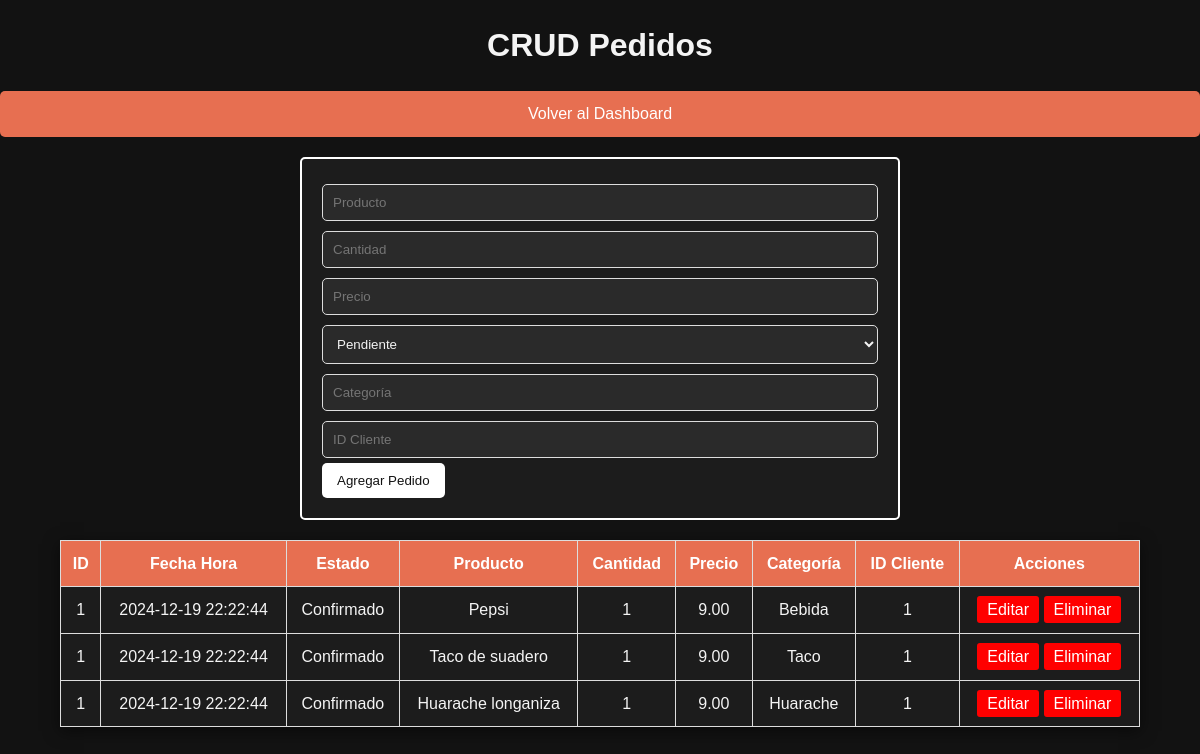
Before: /antjitos-admin/pedidos_crud.php with the older database file.
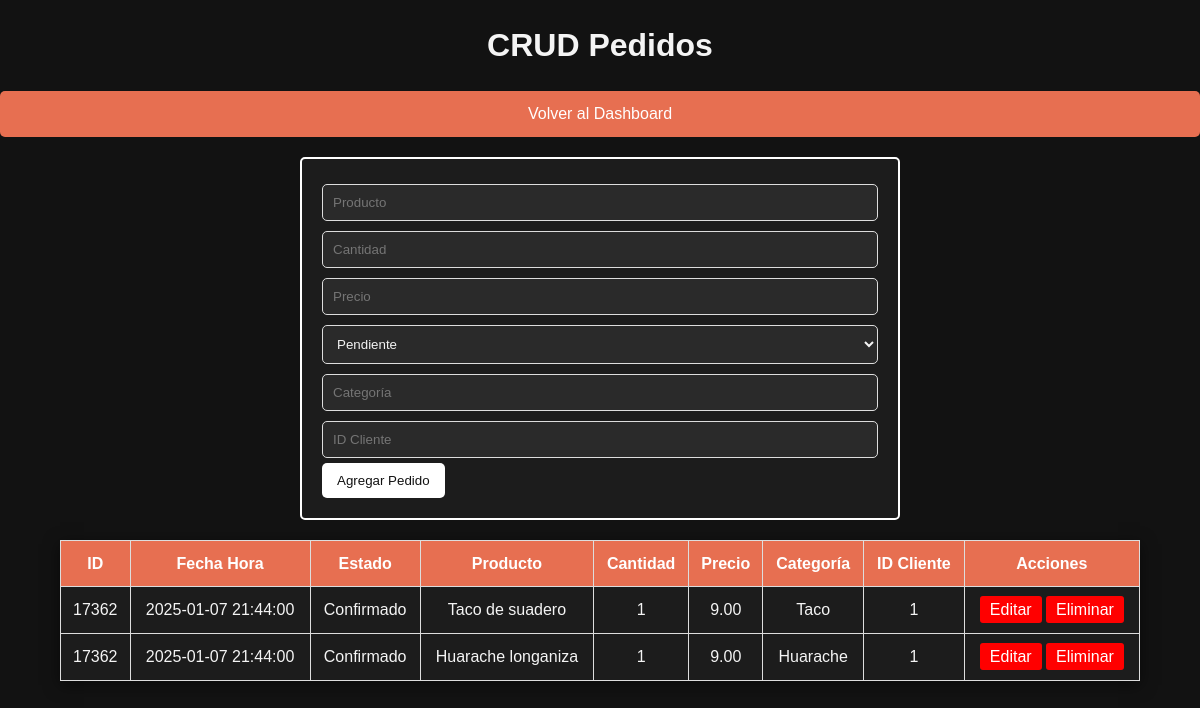
After: the same page with the newer database file.
### tables this page shows
CREATE TABLE `detalle_pedido` (
  `id_detalle` int(11) NOT NULL,
  `id_pedido` int(11) NOT NULL,
  `producto_id` int(11) NOT NULL,
  `nombre_producto` varchar(255) NOT NULL,
  `cantidad` int(11) NOT NULL,
  `precio` decimal(10,2) NOT NULL,
  `categoria` enum('Bebida','Taco','Huarache') NOT NULL
);

CREATE TABLE `pedidos` (
  `id_pedido` int(11) NOT NULL,
  `fecha_hora` datetime NOT NULL DEFAULT current_timestamp(),
  `estado` enum('Pendiente','Confirmado','Cancelado') NOT NULL DEFAULT 'Pendiente',
  `id_cliente` int(11) NOT NULL
);

### antjitos-admin/pedidos_crud.php (the view, shortened to what this page needs)
<?php
include 'db_connection.php';
$updateData = null;
$result = $conn->query("
    SELECT
        p.id_pedido, p.fecha_hora, p.estado, p.id_cliente,
        dp.nombre_producto, dp.cantidad, dp.precio, dp.categoria
    FROM pedidos p
    LEFT JOIN detalle_pedido dp ON p.id_pedido = dp.id_pedido
");
?>
<!DOCTYPE html>
<html lang="es">
<head>
</head>
<body>
    <h1>CRUD Pedidos</h1>
    <a href="dashboard.html" class="dashboard-button">Volver al Dashboard</a>
    <div class="form-container">
        <form method="POST">
            <?php if ($updateData): ?>
                <input type="hidden" name="id_pedido" value="<?= $updateData['id_pedido'] ?>">
                <input type="text" name="nombre_producto" placeholder="Producto" value="<?= htmlspecialchars($updateData['nombre_producto']) ?>" required>
                <input type="number" name="cantidad" placeholder="Cantidad" value="<?= $updateData['cantidad'] ?>" required>
                <input type="number" step="0.01" name="precio" placeholder="Precio" value="<?= $updateData['precio'] ?>" required>
                <select name="estado" required>
                    <option value="Pendiente" <?= $updateData['estado'] == 'Pendiente' ? 'selected' : '' ?>>Pendiente</option>
                    <option value="Confirmado" <?= $updateData['estado'] == 'Confirmado' ? 'selected' : '' ?>>Confirmado</option>
                    <option value="Cancelado" <?= $updateData['estado'] == 'Cancelado' ? 'selected' : '' ?>>Cancelado</option>
                </select>
                <input type="text" name="categoria" placeholder="Categoría" value="<?= htmlspecialchars($updateData['categoria']) ?>" required>
                <input type="number" name="id_cliente" placeholder="ID Cliente" value="<?= $updateData['id_cliente'] ?>" required>
                <button type="submit" name="update">Actualizar Pedido</button>
            <?php else: ?>
                <input type="text" name="nombre_producto" placeholder="Producto" required>
                <input type="number" name="cantidad" placeholder="Cantidad" required>
                <input type="number" step="0.01" name="precio" placeholder="Precio" required>
                <select name="estado" required>
                    <option value="Pendiente">Pendiente</option>
                </select>
                <input type="text" name="categoria" placeholder="Categoría" required>
                <input type="number" name="id_cliente" placeholder="ID Cliente" required>
                <button type="submit" name="create">Agregar Pedido</button>
            <?php endif; ?>
        </form>
    </div>
    <table>
        <tr>
            <th>ID</th>
            <th>Fecha Hora</th>
            <th>Estado</th>
            <th>Producto</th>
            <th>Cantidad</th>
            <th>Precio</th>
            <th>Categoría</th>
            <th>ID Cliente</th>
            <th>Acciones</th>
        </tr>
        <?php while ($row = $result->fetch(PDO::FETCH_ASSOC)): ?>
            <tr>
                <td><?= htmlspecialchars($row['id_pedido']) ?></td>
                <td><?= htmlspecialchars($row['fecha_hora']) ?></td>
                <td><?= htmlspecialchars($row['estado']) ?></td>
                <td><?= isset($row['nombre_producto']) ? htmlspecialchars($row['nombre_producto']) : 'N/A' ?></td>
                <td><?= isset($row['cantidad']) ? htmlspecialchars($row['cantidad']) : 'N/A' ?></td>
                <td><?= isset($row['precio']) ? htmlspecialchars($row['precio']) : 'N/A' ?></td>
                <td><?= isset($row['categoria']) ? htmlspecialchars($row['categoria']) : 'N/A' ?></td>
                <td><?= htmlspecialchars($row['id_cliente']) ?></td>
                <td>
                    <a href="?edit=<?= $row['id_pedido'] ?>">Editar</a>
                    <a href="?delete=<?= $row['id_pedido'] ?>" onclick="return confirm('¿Estás seguro de eliminar este pedido?');">Eliminar</a>
                </td>
            </tr>
        <?php endwhile; ?>
    </table>
</body>
</html>

### antjitos-admin/pedidos_crud.php (style rules this page uses)
* { margin: 0; padding: 0; box-sizing: border-box; }
body { font-family: 'Arial', sans-serif; background-color: #121212; color: #f4f4f4; line-height: 1.6; }
h1 { text-align: center; margin: 20px 0; }
.form-container { background-color: #1c1c1c; padding: 20px; margin: 20px auto; border: 2px solid white; border-radius: 5px; width: 80%; max-width: 600px; }
.form-container input, .form-container select { width: 100%; padding: 10px; margin: 5px 0; border: 1px solid #ddd; border-radius: 5px; background-color: #2a2a2a; color: #f4f4f4; }
.form-container button { background-color: white; color: #121212; padding: 10px 15px; border: none; border-radius: 5px; cursor: pointer; transition: background-color 0.3s ease, transform 0.2s; }
table { width: 90%; margin: 20px auto; border-collapse: collapse; box-shadow: 0 4px 15px rgba(0, 0, 0, 0.5); }
table th, table td { border: 1px solid #ddd; padding: 10px; text-align: center; background-color: #1c1c1c; color: #f4f4f4; }
table th { background-color: #e76f51; color: white; }
a { text-decoration: none; color: white; background-color: red; padding: 5px 10px; border-radius: 3px; transition: background-color 0.3s ease; }
.dashboard-button { display: block; margin: 20px auto; text-align: center; background-color: #e76f51; color: white; padding: 10px 20px; border-radius: 5px; font-size: 16px; text-decoration: none; transition: background-color 0.3s, transform 0.2s; }

Changed rows visible on the page:
removed detalle_pedido: id_pedido.id_pedido "1", id_pedido.fecha_hora "2024-12-19 22:22:44", id_pedido.estado "Confirmado", nombre_producto "Huarache longaniza", cantidad "1", precio "9.00", categoria "Huarache", id_pedido.id_cliente "1"
changed detalle_pedido: id_pedido.id_pedido "1" → "17362"; id_pedido.fecha_hora "2024-12-19 22:22:44" → "2025-01-07 21:44:00"; nombre_producto "Pepsi" → "Taco de suadero"; categoria "Bebida" → "Taco"
changed detalle_pedido: id_pedido.id_pedido "1" → "17362"; id_pedido.fecha_hora "2024-12-19 22:22:44" → "2025-01-07 21:44:00"; nombre_producto "Taco de suadero" → "Huarache longaniza"; categoria "Taco" → "Huarache"
